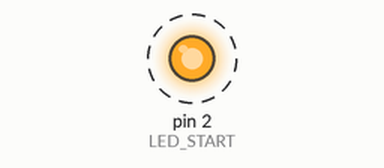
A sketch run on a simulated Arduino Uno, built with avr-gcc and run on an emulated ATmega328P. Parts: output pins drawn as LEDs (lit = HIGH). Dashed ring = blinking.

Above: at 0.5 s.
Timing chart, 0 to 4.6 s (numbered marks = the images above):
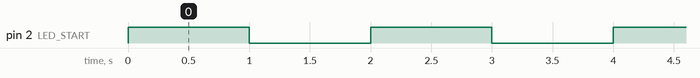

The sketch:

SingleBlink.ino
```cpp
#define LED_START 2

// the setup function runs once when you press reset or power the board
void setup() {
  pinMode(LED_START, OUTPUT);
}

// the loop function runs over and over again forever
void loop() {
  digitalWrite(LED_START, HIGH);
  delay(1000);
  digitalWrite(LED_START, LOW);
  delay(1000);
}
```

Measured:
- by itself, pin 2 (LED_START): alternates HIGH for 1.0 s and LOW for 1.0 s
